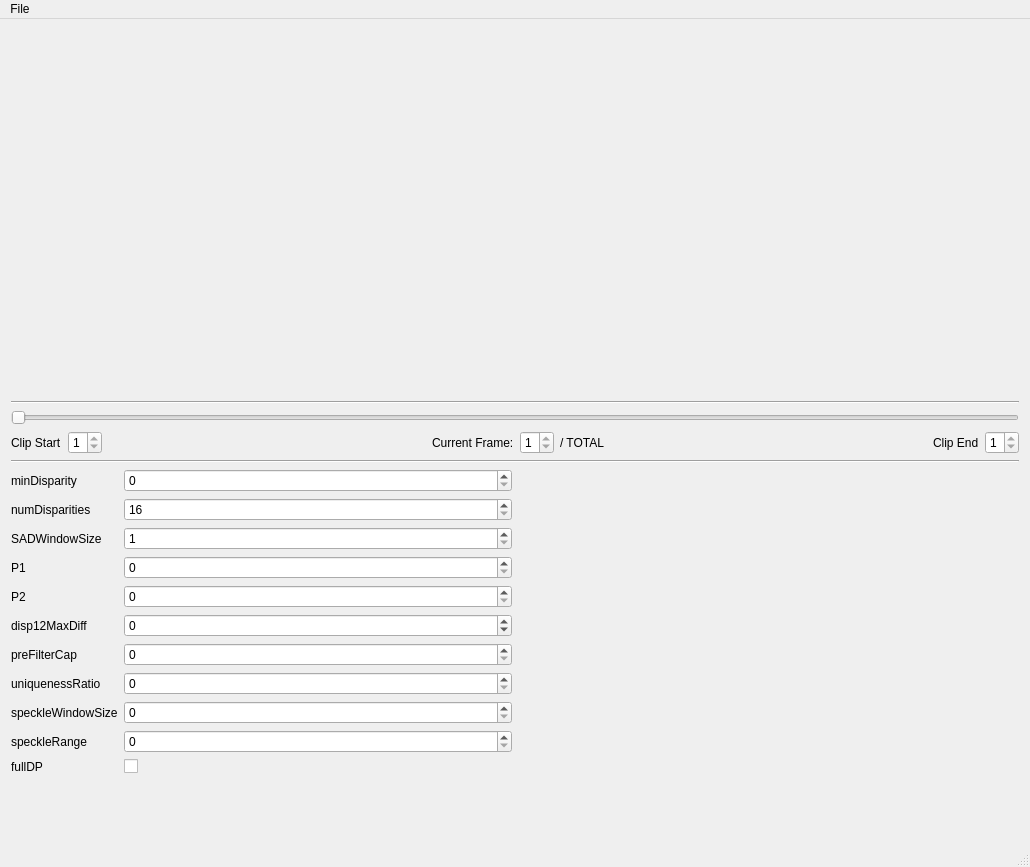
<?xml version="1.0" encoding="UTF-8"?>
<ui version="4.0">
 <class>QtOpenCVDepthmap</class>
 <widget class="QMainWindow" name="QtOpenCVDepthmap">
  <property name="geometry">
   <rect>
    <x>0</x>
    <y>0</y>
    <width>1030</width>
    <height>867</height>
   </rect>
  </property>
  <property name="windowTitle">
   <string>Stereo To Depthmap</string>
  </property>
  <property name="windowIcon">
   <iconset>
    <normaloff>extras/logo/logo_rounded.png</normaloff>extras/logo/logo_rounded.png</iconset>
  </property>
  <widget class="QWidget" name="centralWidget">
   <layout class="QGridLayout" name="gridLayout">
    <item row="0" column="0">
     <layout class="QVBoxLayout" name="verticalLayout">
      <item>
       <widget class="QtOpenCVWidgetGL" name="sbs_view" native="true"/>
      </item>
      <item>
       <widget class="Line" name="line_3">
        <property name="orientation">
         <enum>Qt::Horizontal</enum>
        </property>
       </widget>
      </item>
      <item>
       <widget class="QSliderSubRange" name="horizontalSlider">
        <property name="minimum">
         <number>1</number>
        </property>
        <property name="maximum">
         <number>1</number>
        </property>
        <property name="singleStep">
         <number>1</number>
        </property>
        <property name="tracking">
         <bool>false</bool>
        </property>
        <property name="orientation">
         <enum>Qt::Horizontal</enum>
        </property>
       </widget>
      </item>
      <item>
       <layout class="QHBoxLayout" name="horizontalLayout_2">
        <item>
         <widget class="QLabel" name="label_clip_start">
          <property name="text">
           <string>Clip Start</string>
          </property>
         </widget>
        </item>
        <item>
         <widget class="QSpinBox" name="spinBox_clip_start">
          <property name="keyboardTracking">
           <bool>false</bool>
          </property>
          <property name="minimum">
           <number>1</number>
          </property>
          <property name="maximum">
           <number>1</number>
          </property>
         </widget>
        </item>
        <item>
         <spacer name="horizontalSpacer">
          <property name="orientation">
           <enum>Qt::Horizontal</enum>
          </property>
          <property name="sizeHint" stdset="0">
           <size>
            <width>40</width>
            <height>20</height>
           </size>
          </property>
         </spacer>
        </item>
        <item>
         <widget class="QLabel" name="label_current_frame">
          <property name="text">
           <string>Current Frame:</string>
          </property>
         </widget>
        </item>
        <item>
         <widget class="QSpinBox" name="spinBox_current_frame">
          <property name="keyboardTracking">
           <bool>false</bool>
          </property>
          <property name="minimum">
           <number>1</number>
          </property>
          <property name="maximum">
           <number>1</number>
          </property>
         </widget>
        </item>
        <item>
         <widget class="QLabel" name="label_total_frames">
          <property name="text">
           <string>/ TOTAL</string>
          </property>
         </widget>
        </item>
        <item>
         <spacer name="horizontalSpacer_2">
          <property name="orientation">
           <enum>Qt::Horizontal</enum>
          </property>
          <property name="sizeHint" stdset="0">
           <size>
            <width>40</width>
            <height>20</height>
           </size>
          </property>
         </spacer>
        </item>
        <item>
         <widget class="QLabel" name="label_clip_end">
          <property name="text">
           <string>Clip End</string>
          </property>
         </widget>
        </item>
        <item>
         <widget class="QSpinBox" name="spinBox_clip_end">
          <property name="keyboardTracking">
           <bool>false</bool>
          </property>
          <property name="minimum">
           <number>1</number>
          </property>
          <property name="maximum">
           <number>1</number>
          </property>
          <property name="value">
           <number>1</number>
          </property>
         </widget>
        </item>
       </layout>
      </item>
      <item>
       <widget class="Line" name="line_2">
        <property name="orientation">
         <enum>Qt::Horizontal</enum>
        </property>
       </widget>
      </item>
      <item>
       <layout class="QHBoxLayout" name="horizontalLayout">
        <item>
         <layout class="QFormLayout" name="SGBMStereoControlLayout">
          <item row="0" column="0">
           <widget class="QLabel" name="label_minDisparity">
            <property name="text">
             <string>minDisparity</string>
            </property>
           </widget>
          </item>
          <item row="1" column="0">
           <widget class="QLabel" name="label_numDisparities">
            <property name="text">
             <string>numDisparities</string>
            </property>
           </widget>
          </item>
          <item row="2" column="0">
           <widget class="QLabel" name="label_SADWindowSize">
            <property name="text">
             <string>SADWindowSize</string>
            </property>
           </widget>
          </item>
          <item row="3" column="0">
           <widget class="QLabel" name="label_P1">
            <property name="text">
             <string>P1</string>
            </property>
           </widget>
          </item>
          <item row="4" column="0">
           <widget class="QLabel" name="label_P2">
            <property name="text">
             <string>P2</string>
            </property>
           </widget>
          </item>
          <item row="5" column="0">
           <widget class="QLabel" name="label_disp12MaxDiff">
            <property name="text">
             <string>disp12MaxDiff</string>
            </property>
           </widget>
          </item>
          <item row="0" column="1">
           <widget class="QSpinBox" name="input_minDisparity">
            <property name="maximum">
             <number>499</number>
            </property>
           </widget>
          </item>
          <item row="6" column="0">
           <widget class="QLabel" name="label_preFilterCap">
            <property name="text">
             <string>preFilterCap</string>
            </property>
           </widget>
          </item>
          <item row="7" column="0">
           <widget class="QLabel" name="label_uniquenessRatio">
            <property name="text">
             <string>uniquenessRatio</string>
            </property>
           </widget>
          </item>
          <item row="8" column="0">
           <widget class="QLabel" name="label_speckleWindowSize">
            <property name="text">
             <string>speckleWindowSize</string>
            </property>
           </widget>
          </item>
          <item row="9" column="0">
           <widget class="QLabel" name="label_speckleRange">
            <property name="text">
             <string>speckleRange</string>
            </property>
           </widget>
          </item>
          <item row="10" column="0">
           <widget class="QLabel" name="label_fullDP">
            <property name="text">
             <string>fullDP</string>
            </property>
           </widget>
          </item>
          <item row="1" column="1">
           <widget class="QSpinBox" name="input_numDisparities">
            <property name="minimum">
             <number>16</number>
            </property>
            <property name="maximum">
             <number>480</number>
            </property>
            <property name="singleStep">
             <number>16</number>
            </property>
           </widget>
          </item>
          <item row="2" column="1">
           <widget class="QSpinBox" name="input_SADWindowSize">
            <property name="minimum">
             <number>1</number>
            </property>
            <property name="maximum">
             <number>499</number>
            </property>
            <property name="singleStep">
             <number>2</number>
            </property>
           </widget>
          </item>
          <item row="3" column="1">
           <widget class="QSpinBox" name="input_P1">
            <property name="maximum">
             <number>50000</number>
            </property>
           </widget>
          </item>
          <item row="4" column="1">
           <widget class="QSpinBox" name="input_P2">
            <property name="maximum">
             <number>50000</number>
            </property>
           </widget>
          </item>
          <item row="5" column="1">
           <widget class="QSpinBox" name="input_disp12MAxDiff">
            <property name="minimum">
             <number>-1</number>
            </property>
            <property name="maximum">
             <number>499</number>
            </property>
           </widget>
          </item>
          <item row="6" column="1">
           <widget class="QSpinBox" name="input_preFilterCap">
            <property name="maximum">
             <number>499</number>
            </property>
           </widget>
          </item>
          <item row="7" column="1">
           <widget class="QSpinBox" name="input_uniqunessRatio">
            <property name="maximum">
             <number>499</number>
            </property>
           </widget>
          </item>
          <item row="8" column="1">
           <widget class="QSpinBox" name="input_speckleWindowSize">
            <property name="maximum">
             <number>499</number>
            </property>
           </widget>
          </item>
          <item row="9" column="1">
           <widget class="QSpinBox" name="input_speckleRange">
            <property name="maximum">
             <number>499</number>
            </property>
           </widget>
          </item>
          <item row="10" column="1">
           <widget class="QCheckBox" name="input_fullDP">
            <property name="text">
             <string/>
            </property>
           </widget>
          </item>
         </layout>
        </item>
        <item>
         <widget class="QtOpenCVWidgetGL" name="depth_view" native="true"/>
        </item>
       </layout>
      </item>
     </layout>
    </item>
   </layout>
  </widget>
  <widget class="QMenuBar" name="menuBar">
   <property name="geometry">
    <rect>
     <x>0</x>
     <y>0</y>
     <width>1030</width>
     <height>25</height>
    </rect>
   </property>
   <widget class="QMenu" name="menuStart">
    <property name="title">
     <string>File</string>
    </property>
    <addaction name="actionOpen"/>
    <addaction name="actionExport"/>
    <addaction name="actionQuit"/>
   </widget>
   <addaction name="menuStart"/>
  </widget>
  <widget class="QStatusBar" name="statusBar"/>
  <action name="actionStart">
   <property name="text">
    <string>Start</string>
   </property>
  </action>
  <action name="actionOpen">
   <property name="text">
    <string>Open</string>
   </property>
  </action>
  <action name="actionExport">
   <property name="enabled">
    <bool>false</bool>
   </property>
   <property name="text">
    <string>Export</string>
   </property>
   <property name="visible">
    <bool>true</bool>
   </property>
  </action>
  <action name="actionQuit">
   <property name="text">
    <string>Quit</string>
   </property>
  </action>
 </widget>
 <layoutdefault spacing="6" margin="11"/>
 <customwidgets>
  <customwidget>
   <class>QtOpenCVWidgetGL</class>
   <extends>QWidget</extends>
   <header>qtopencvwidgetgl.h</header>
   <container>1</container>
  </customwidget>
  <customwidget>
   <class>QSliderSubRange</class>
   <extends>QSlider</extends>
   <header>qslidersubrange.h</header>
   <slots>
    <slot>sub_range_start_changed(int)</slot>
    <slot>sub_range_end_changed(int)</slot>
   </slots>
  </customwidget>
 </customwidgets>
 <resources/>
 <connections>
  <connection>
   <sender>spinBox_clip_start</sender>
   <signal>valueChanged(int)</signal>
   <receiver>QtOpenCVDepthmap</receiver>
   <slot>check_start_frame(int)</slot>
   <hints>
    <hint type="sourcelabel">
     <x>109</x>
     <y>373</y>
    </hint>
    <hint type="destinationlabel">
     <x>514</x>
     <y>433</y>
    </hint>
   </hints>
  </connection>
  <connection>
   <sender>spinBox_clip_end</sender>
   <signal>valueChanged(int)</signal>
   <receiver>QtOpenCVDepthmap</receiver>
   <slot>check_end_frame(int)</slot>
   <hints>
    <hint type="sourcelabel">
     <x>990</x>
     <y>373</y>
    </hint>
    <hint type="destinationlabel">
     <x>514</x>
     <y>433</y>
    </hint>
   </hints>
  </connection>
  <connection>
   <sender>horizontalSlider</sender>
   <signal>valueChanged(int)</signal>
   <receiver>QtOpenCVDepthmap</receiver>
   <slot>check_current_frame(int)</slot>
   <hints>
    <hint type="sourcelabel">
     <x>514</x>
     <y>261</y>
    </hint>
    <hint type="destinationlabel">
     <x>514</x>
     <y>433</y>
    </hint>
   </hints>
  </connection>
  <connection>
   <sender>spinBox_current_frame</sender>
   <signal>valueChanged(int)</signal>
   <receiver>QtOpenCVDepthmap</receiver>
   <slot>check_current_frame(int)</slot>
   <hints>
    <hint type="sourcelabel">
     <x>542</x>
     <y>373</y>
    </hint>
    <hint type="destinationlabel">
     <x>514</x>
     <y>433</y>
    </hint>
   </hints>
  </connection>
 </connections>
 <slots>
  <slot>check_start_frame(int)</slot>
  <slot>check_end_frame(int)</slot>
  <slot>check_current_frame(int)</slot>
 </slots>
</ui>
